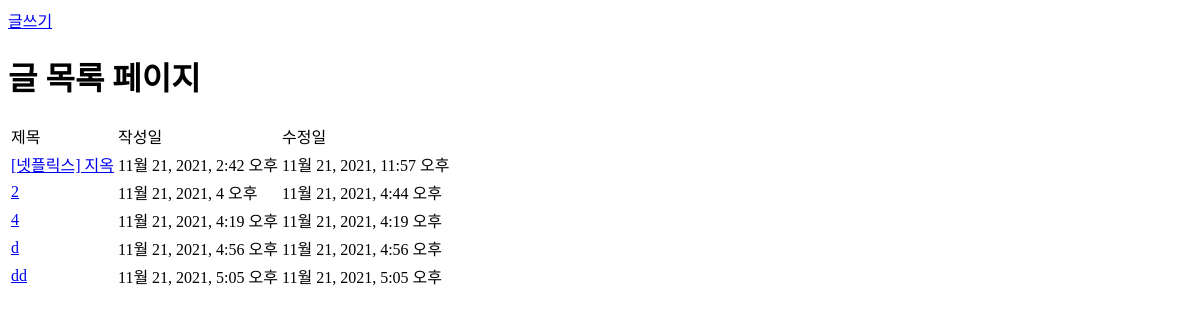
The app's page /posts/, older data.
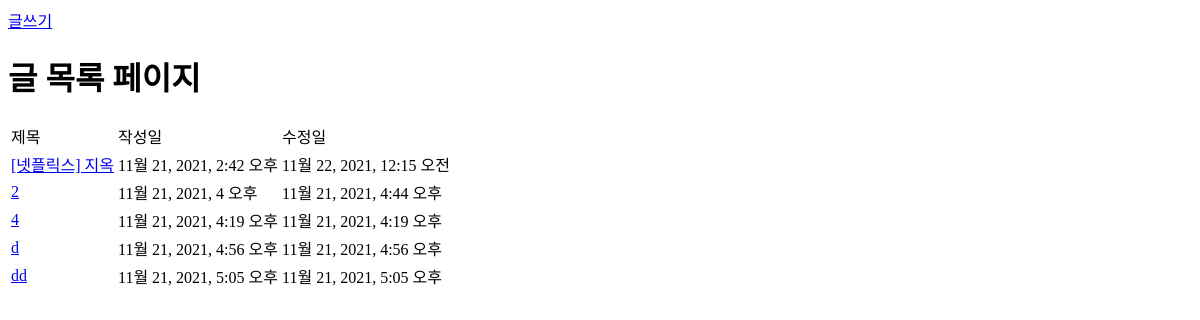
The same page, newer data.
### review/models.py (models this page shows, shortened)
class Post(models.Model):
    title = models.CharField(max_length=50, unique =True, error_messages={'unique':'이미 있는 제목입니다.'})
    content = models.TextField(null=True)
    dt_created = models.DateTimeField(verbose_name="Date Created", auto_now_add=True)
    dt_modified = models.DateTimeField(verbose_name="Date Modified", auto_now = True)

### review/views.py (the view)
# urls.py: path('posts/', views.post_list, name='post-list'),
def post_list(request):
    posts = Post.objects.all()
    context = {"posts":posts}
    return render(request, 'review/post_list.html', context)

### review/templates/review/post_list.html
{% extends './base.html' %}
{% block post_container %}
<a href= {% url 'review:post-create' %}> 글쓰기 </a>
    <h1>글 목록 페이지</h1>
    <table>
        <tr>
            <td>제목</td>
            <td>작성일</td>
            <td>수정일</td>
        </tr>
        {% for post in posts %}
        <tr>
            <td><a href={% url 'review:post-detail' post.id %}>{{post.title}}</a></td>
            <td>{{post.dt_created}}</td>
            <td>{{post.dt_modified}}</td>
        </tr>
        {% endfor %}
     </table>
{% endblock post_container %}

Row changes from the older to the newer data that the page shows:
changed Post "[넷플릭스] 지옥": dt_modified "11월 21, 2021, 11:57 오후" → "11월 22, 2021, 12:15 오전"
